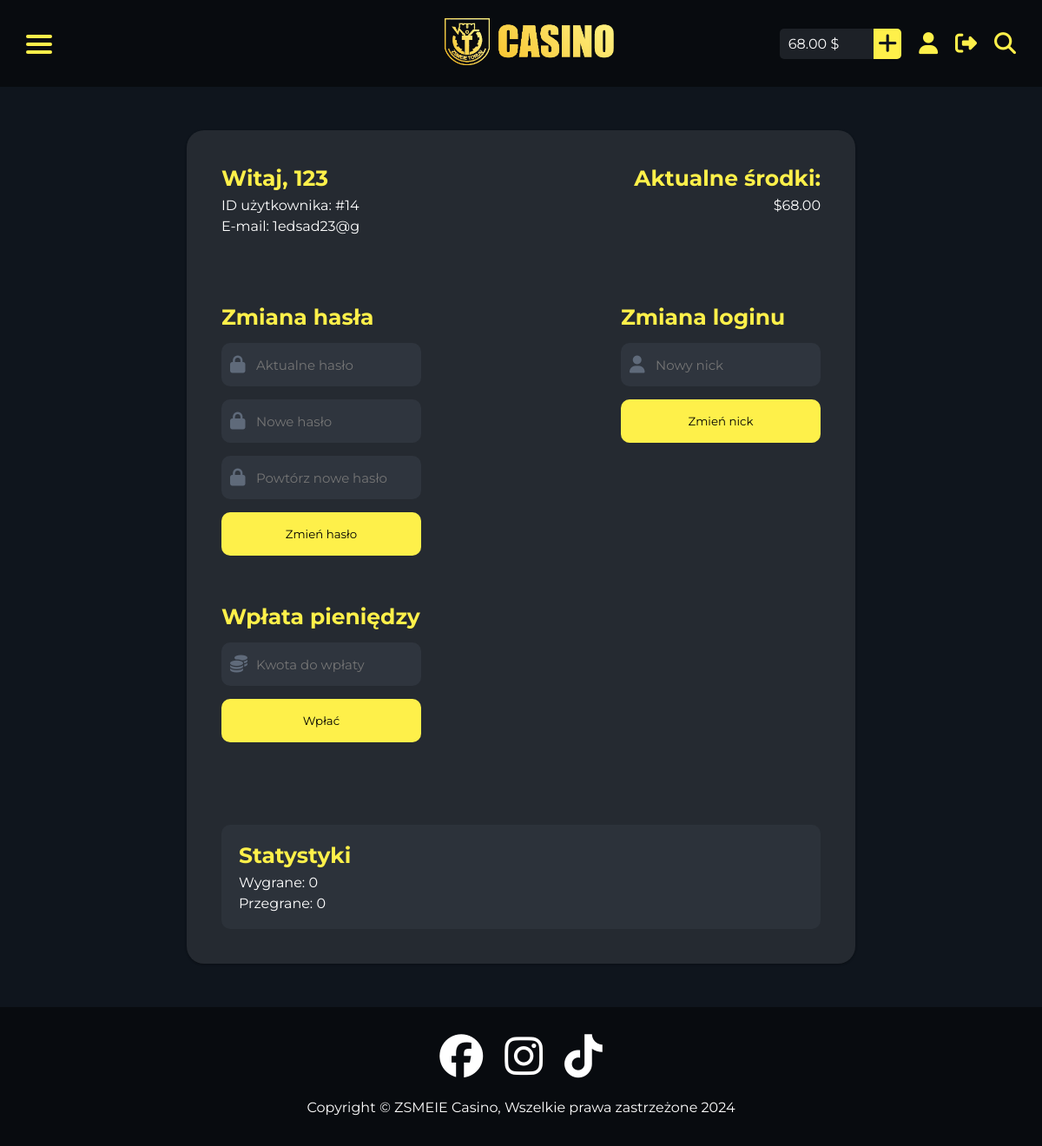
The app's page /user-panel.php (signed in) with its own data.
### tables this page shows
CREATE TABLE `users` (
  `id` int(11) NOT NULL,
  `login` varchar(50) NOT NULL,
  `email` varchar(100) NOT NULL,
  `password` varchar(255) NOT NULL,
  `birth_date` date NOT NULL,
  `balance` decimal(10,2) DEFAULT 0.00,
  `created_at` timestamp NOT NULL DEFAULT current_timestamp()
);

CREATE TABLE `user_stats` (
  `id` int(11) NOT NULL,
  `user_id` int(11) NOT NULL,
  `wins` int(11) DEFAULT 0,
  `losses` int(11) DEFAULT 0,
  `total_won` decimal(10,2) DEFAULT 0.00,
  `total_lost` decimal(10,2) DEFAULT 0.00,
  `max_win` decimal(10,2) DEFAULT 0.00,
  `max_loss` decimal(10,2) DEFAULT 0.00
);

### user-panel.php (the view, shortened to what this page needs)
<?php
$conn = new mysqli("localhost", "root", "", "zsmeie_casino");
if (isset($_SESSION['user_id'])) {
    $user_id = $_SESSION['user_id'];
    $query = "SELECT balance FROM users WHERE id = $user_id";
    $result = mysqli_query($conn, $query);
    if ($result) {
        $row = mysqli_fetch_assoc($result);
        $balance = $row['balance'];
    }
}
$user_id = $_SESSION['user_id'];
$sql = "
    SELECT u.login, u.email, u.balance, s.wins, s.losses
    FROM users u
    LEFT JOIN user_stats s ON u.id = s.user_id
    WHERE u.id = ?
";
$stmt = $conn->prepare($sql);
$stmt->bind_param("i", $user_id);
$stmt->execute();
$result = $stmt->get_result();
if ($result->num_rows > 0) {
    $user = $result->fetch_assoc();
} else {
    echo "Błąd: użytkownik nie istnieje.";
    exit();
}
?>
<!DOCTYPE html>
<html lang="pl">
<head>
    <link rel="stylesheet" href="css/index.css">
    <link rel="stylesheet" href="css/nav.css">
    <link rel="stylesheet" href="css/main.css">
    <link rel="stylesheet" href="css/footer.css">
    <link rel="stylesheet" href="css/userpanel.css">
    <link rel="stylesheet" href="css/login-reg.css">
    <link rel="stylesheet" href="https://cdn.jsdelivr.net/npm/swiper@11/swiper-bundle.min.css"/>
</head>
<body>
<nav id="home-section">
        <div class="nav-left">
            <div class="hamburger" onclick="toggleMenu()">
                <div class="bar"></div>
                <div class="bar"></div>
                <div class="bar"></div>
            </div>
        </div>
        <div class="nav-mid">
            <img src="images/logo.png" alt="Logo Zsmeie-Casino" id="normal-size-logo">
        </div>
        <div class="nav-right">
        <div class="balance">
                <div class="balance-text">
                    <p><?= htmlspecialchars($balance); ?> $</p>
                </div>
                <div class="add-balance" onclick="window.location.href='user-panel.php'">
                    <i class="fa-solid fa-plus"></i>
                </div>
            </div>
            <div class="icons-container">
                <div class="user-icon" onclick="window.location.href='user-panel.php'">
                    <i class="fa-solid fa-user"></i>
                </div>
                <div class="logout-icon" onclick="window.location.href='logout.php'">
                <i class="fa-solid fa-right-from-bracket"></i>
                </div>
                <div class="search-button">
                    <i class="fa-solid fa-magnifying-glass"></i>
                </div>
            </div>
        </div>
    </nav>
    <main id="panel-main">
    <section id="user-panel">
        <div class="user-panel-container">
            <div class="user-panel-row">
                <div class="user-inf">
                    <span>Witaj, <?= htmlspecialchars($user['login']); ?></span>
                    <div class="user-panel-p">
                        <p>ID użytkownika: #<?= htmlspecialchars($user_id); ?></p>
                        <p>E-mail: <?= htmlspecialchars($user['email']); ?></p>
                    </div>
                </div>
                <div class="current-measures">
                    <span>Aktualne środki:</span>
                    <p>$<?= htmlspecialchars(number_format($user['balance'], 2, '.', ',')); ?></p>
                </div>
            </div>
            <div class="user-panel-row">
                <div class="password-change">
                    <span>Zmiana hasła</span>
                    <form method="POST">
                        <label for="currentpassword" id="panel-label">
                            <input type="password" placeholder="Aktualne hasło" name="currentpassword" required>
                            <i class="fa-solid fa-lock"></i>
                        </label>
                        <label for="newpassword-1" id="panel-label">
                            <input type="password" placeholder="Nowe hasło" name="newpassword-1" required>
                            <i class="fa-solid fa-lock"></i>
                        </label>
                        <label for="newpassword-2" id="panel-label">
                            <input type="password" placeholder="Powtórz nowe hasło" name="newpassword-2" required>
                            <i class="fa-solid fa-lock"></i>
                        </label>
                        <button type="submit" name="change_password">Zmień hasło</button>
                    </form>
                </div>
                <div class="nickname-change">
                    <span>Zmiana loginu</span>
                    <form method="POST">
                        <label for="newnickname" id="panel-label">
                            <input type="text" placeholder="Nowy nick" name="newnickname" required>
                            <i class="fa-solid fa-user"></i>
                        </label>
                        <button type="submit" name="change_nickname">Zmień nick</button>
                    </form>
                </div>
                <div class="deposit-money">
                    <span>Wpłata pieniędzy</span>
                    <form method="POST">
                        <label for="money" id="panel-label">
                            <input type="number" id="money" name="money" placeholder="Kwota do wpłaty" required min="0">
                            <i class="fa-solid fa-coins"></i>
                        </label>
                        <button type="submit" name="deposit_money">Wpłać</button>
                    </form>
                </div>
            </div>
            <div class="statistics">
                <span>Statystyki</span>
                <div class="user-panel-p">
                    <p>Wygrane: <?= htmlspecialchars($user['wins']); ?></p>
                    <p>Przegrane: <?= htmlspecialchars($user['losses']); ?></p>
                </div>
            </div>
        </div>
    </section>
</main>
    <footer>
      <div class="footer-social">
        <a href="https://www.facebook.com/" target="_blank">
          <i class="fa-brands fa-facebook"></i>
        </a>
        <a href="https://www.instagram.com/" target="_blank">
          <i class="fa-brands fa-instagram"></i>
        </a>
        <a href="https://www.tiktok.com/pl-PL/" target="_blank">
          <i class="fa-brands fa-tiktok"></i>
        </a>
      </div>
      <div class="footer-text">
        <p>Copyright © ZSMEIE Casino, Wszelkie prawa zastrzeżone 2024</p>
      </div>
    </footer>
</body>
</html>

### css/index.css (style rules this page uses)
:root { --color-black: #0F151D; --color-darker-black: #080b0f; --color-yellow: #FEF04A; --color-yellow-hover: #a89e2f; --color-white: #fff; --color-grey: #2F353E; --color-dark-grey: #1d2127; --color-game-card-light: 65, 73, 85; }
html { scroll-behavior: smooth; }
* { margin: 0; padding: 0; box-sizing: border-box; scroll-behavior: smooth; font-family: "Montserrat"; text-decoration: none; list-style-type: none; }
body { background-color: var(--color-black); height: 100vh; }
i, p, h1 { color: #fff; }

### css/nav.css (style rules this page uses)
nav { display: flex; flex-direction: row; justify-content: space-between; align-items: center; height: 100px; background-color: var(--color-darker-black); margin-left: 0; }
.nav-left { margin-left: 30px; user-select: none; }
nav .nav-mid { position: absolute; transform: translate(-50%); left: 51%; }
nav .nav-mid img { width: 200px; }
.nav-right { display: flex; margin-right: 30px; gap: 20px; }
.nav-right .search-button { display: flex; align-items: center; }
.nav-right i { font-size: 25px; color: var(--color-yellow); cursor: pointer; transition: 0.3s color; }
.user-icon, .logout-icon { display: flex; align-items: center; }
.balance { display: flex; flex-direction: row; background-color: var(--color-dark-grey); border-radius: 5px; align-items: center; gap: 10px; }
.balance-text { padding: 8px 30px 8px 10px; }
.add-balance { background-color: var(--color-yellow); padding: 5px; border-radius: 0px 5px 5px 0px; transition: 0.3s background-color; }
.add-balance i { color: var(--color-black); }
.hamburger { display: none; cursor: pointer; position: relative; width: 30px; height: 20px; margin-bottom: 5px; }
.hamburger .bar { height: 4px; background-color: var(--color-yellow); margin: 5px 0; border-radius: 2px; transition: transform 0.3s ease, opacity 0.3s ease, background-color 0.3s; }
.search-button { cursor: pointer; }
.icons-container { display: flex; align-items: center; gap: 20px; }
@media (max-width: 1300px) { .hamburger { display: block; } }

### css/main.css (style rules this page uses)
main { display: flex; flex-direction: column; align-items: center; padding: 0 50px; }

### css/footer.css (style rules this page uses)
footer { background-color: var(--color-darker-black); height: 160px; display: flex; align-items: center; justify-content: center; flex-direction: column; margin-bottom: 0 !important; }
footer i { font-size: 50px; }
.footer-social, .footer-text { display: flex; align-items: center; justify-content: center; gap: 25px; color: #fff; }
.footer-social { padding: 20px 20px 0 20px; }
.footer-social i { transition: 0.3s color; }
.footer-text { padding: 25px; text-align: center; }

### records on screen
users: balance "68.00"
user_stats: user.login "123", user.email "1edsad23@g", user.balance "68.00", wins "0", losses "0"

### other values on screen
$user_id "14"
